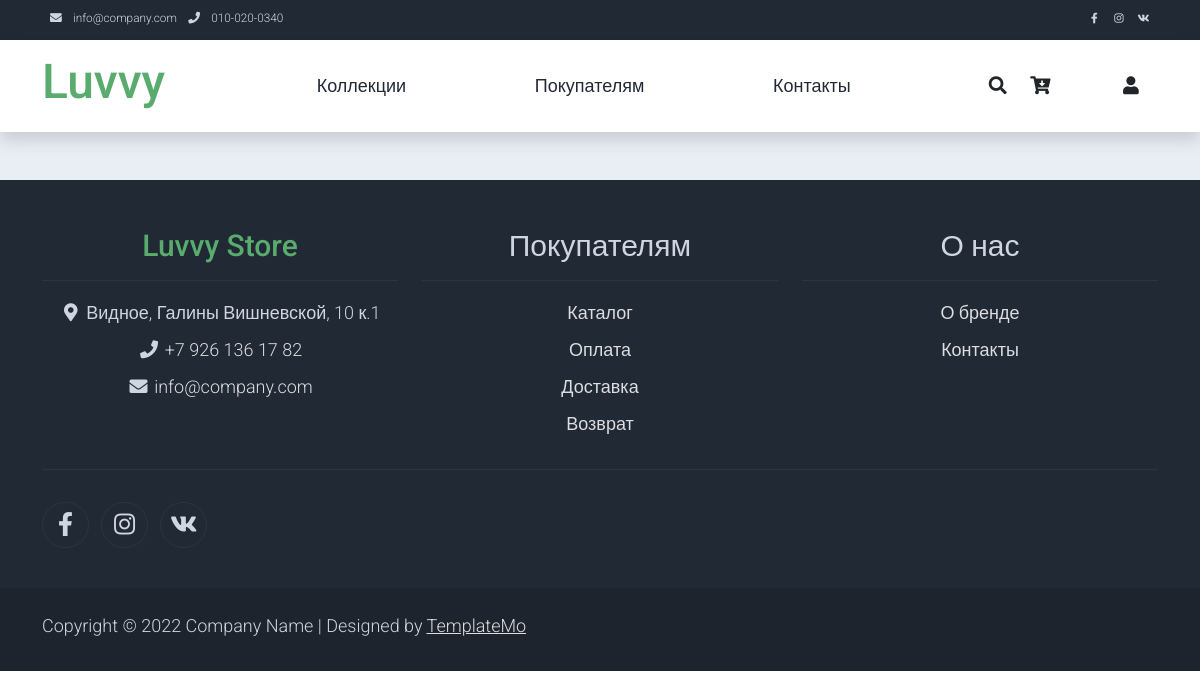
/view_card_add/3, run on an earlier commit of the app's database.
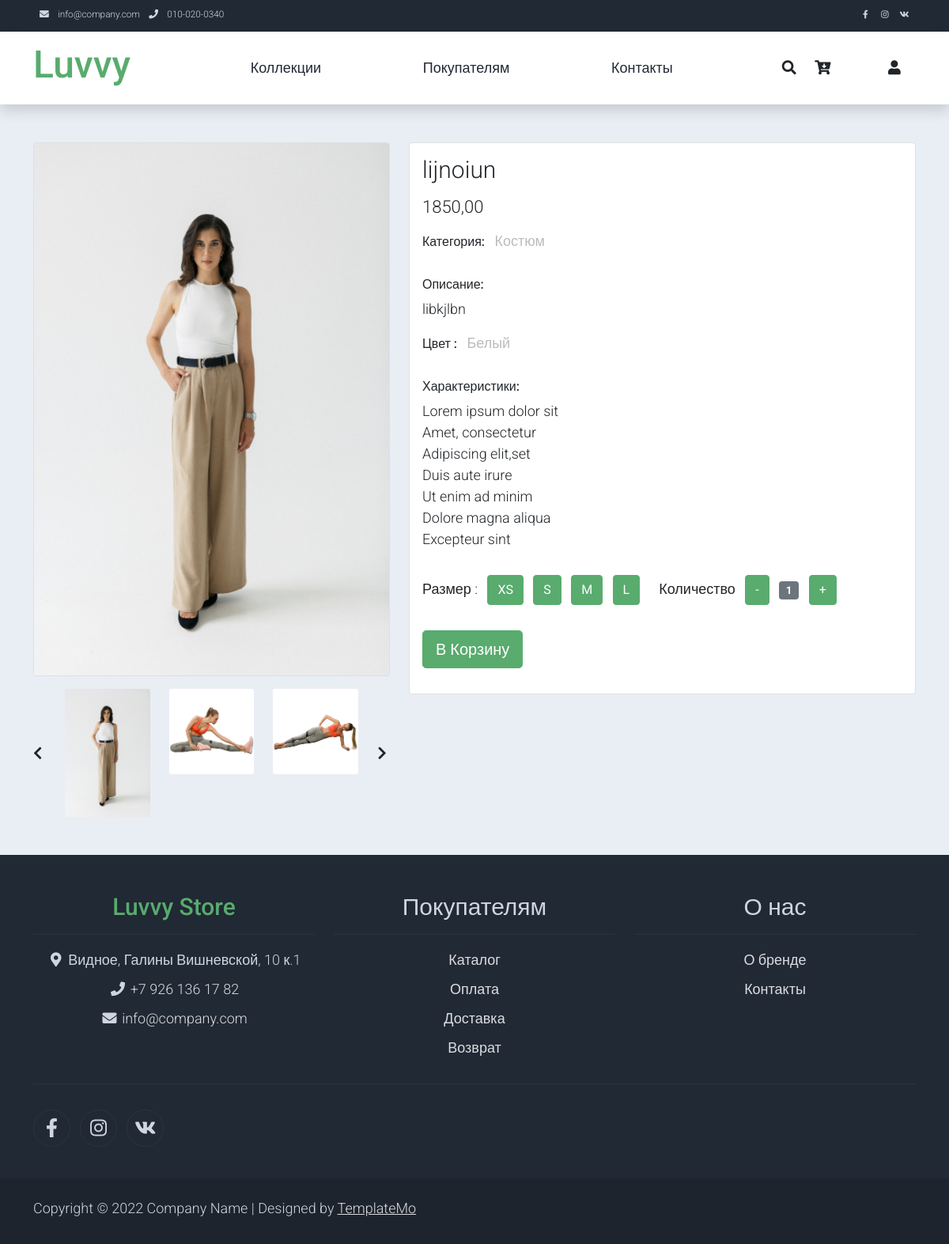
And on a later commit of the database.
### shop_app/models.py (models this page shows, shortened)
class ProductModel(models.Model):
    SHIRT_SIZES = (
        ('XS', 'Extra Small'),
        ('S', 'Small'),
        ('M', 'Medium'),
        ('L', 'Large'),
    )
    COLOUR = (
        ('Белый', 'Белый'),
        ('Черный', 'Черный'),
        ('Бежевый', 'Бежевый'),
    )
    category = models.ForeignKey(CategoryModel, related_name='products', on_delete=models.CASCADE)
    name = models.CharField('Наименование', max_length=50, db_index=True)
    slug = models.SlugField('URL', max_length=50, db_index=True)
    image = models.ImageField('Изображение', upload_to='products/', blank=True)
    description = models.TextField('Описание', blank=True)
    summary = models.TextField('Краткое описание', blank=True)
    specific = models.TextField('Характеристики', max_length=200, blank=True)
    size = models.CharField('Размер', max_length=2, choices=SHIRT_SIZES, blank=True)
    price = models.DecimalField('Цена', max_digits=10, decimal_places=2)
    stock = models.PositiveIntegerField('Запас')
    available = models.BooleanField('Наличие', default=True)
    colour = models.CharField('Цвет', max_length=20, choices=COLOUR, blank=True)
    created = models.DateTimeField('Дата создания', auto_now_add=True)
    updated = models.DateTimeField('Дата обновления', auto_now=True)
    class Meta:
        ordering = ('name',)
        verbose_name = 'Товар'
        verbose_name_plural = 'Товары'

class CategoryModel(models.Model):
    name = models.CharField('Наименование', max_length=50, db_index=True)
    slug = models.SlugField(max_length=50, db_index=True, unique=True)
    class Meta:
        ordering = ('name',)
        verbose_name = 'Категория'
        verbose_name_plural = 'Категории'
    def __str__(self):
        return self.name

### shop_app/views.py (the view)
# urls.py: path('view_card_add/<int:product_id>', view_card_add, name='view_card_add'),
def view_card_add(request, product_id):
    product = ProductModel.objects.filter(id=product_id)
    context = {'products': product}
    return render(request, 'shop_app/prod_view.html', context)

### shop_app/templates/shop_app/prod_view.html (shortened to what the changed rows need)
{% extends 'shop_app/base.html' %}
{% load static %}
{% block product_view %}
    <section class="bg-light">
        <div class="container pb-5">
            <div class="row">
                {% for cards in products %}
                <div class="col-lg-5 mt-5">
                    <div class="card mb-3">
                        <img class="card-img img-fluid" src="{{ cards.image.url }}" alt="Card image cap" id="product-detail">
                    </div>
                    <div class="row">
                        <div class="col-1 align-self-center">
                            <a href="#multi-item-example" role="button" data-bs-slide="prev">
                                <i class="text-dark fas fa-chevron-left"></i>
                            </a>
                        </div>
                        <div id="multi-item-example" class="col-10 carousel slide carousel-multi-item" data-bs-ride="carousel">
                            <div class="carousel-inner product-links-wap" role="listbox">
                                <div class="carousel-item active">
                                    <div class="row">
                                        <div class="col-4">
                                            <a href="#">
                                                <img class="card-img img-fluid" src="{{ cards.image.url }}" alt="Product Image 1">
                                            </a>
                                        </div>
                                        <div class="col-4">
                                            <a href="#">
                                                <img class="card-img img-fluid" src="{% static 'shop_app/img/product_single_02.jpg' %}" alt="Product Image 2">
                                            </a>
                                        </div>
                                        <div class="col-4">
                                            <a href="#">
                                                <img class="card-img img-fluid" src="{% static 'shop_app/img/product_single_03.jpg' %}" alt="Product Image 3">
                                            </a>
                                        </div>
                                    </div>
                                </div>
                            </div>
                        </div>
                        <div class="col-1 align-self-center">
                            <a href="#multi-item-example" role="button" data-bs-slide="next">
                                <i class="text-dark fas fa-chevron-right"></i>
                            </a>
                        </div>
                    </div>
                </div>
                <div class="col-lg-7 mt-5">
                    <div class="card">
                        <div class="card-body">
                            <h1 class="h2">{{ cards.name }}</h1>
                            <p class="h3 py-2">{{ cards.price }}</p>
                            <ul class="list-inline">
                                <li class="list-inline-item">
                                    <h6>Категория:</h6>
                                </li>
                                <li class="list-inline-item">
                                    <p class="text-muted"><strong>{{ cards.category }}</strong></p>
                                </li>
                            </ul>
                            <h6>Описание: </h6>
                            <p>{{ cards.description }}</p>
                            <ul class="list-inline">
                                <li class="list-inline-item">
                                    <h6>Цвет :</h6>
                                </li>
                                <li class="list-inline-item">
                                    <p class="text-muted"><strong>{{ cards.colour }}</strong></p>
                                </li>
                            </ul>
                            <h6>Характеристики:</h6>
                            <ul class="list-unstyled pb-3">
                                <li>Lorem ipsum dolor sit</li>
                                <li>Amet, consectetur</li>
                                <li>Adipiscing elit,set</li>
                                <li>Duis aute irure</li>
                                <li>Ut enim ad minim</li>
                                <li>Dolore magna aliqua</li>
                                <li>Excepteur sint</li>
                            </ul>
                            <form action="" method="GET">
                                <div class="row">
                                    <div class="col-auto">
                                        <ul class="list-inline pb-3">
                                            <li class="list-inline-item">Размер :
                                            </li>
                                            <li class="list-inline-item"><span class="btn btn-success btn-size">XS</span></li>
                                            <li class="list-inline-item"><span class="btn btn-success btn-size">S</span></li>
                                            <li class="list-inline-item"><span class="btn btn-success btn-size">M</span></li>
                                            <li class="list-inline-item"><span class="btn btn-success btn-size">L</span></li>
                                        </ul>
                                    </div>
                                    <div class="col-auto">
                                        <ul class="list-inline pb-3">
                                            <li class="list-inline-item text-right">
                                                Количество
                                            </li>
                                            <li class="list-inline-item"><span class="btn btn-success" id="btn-minus">-</span></li>
                                            <li class="list-inline-item"><span class="badge bg-secondary" id="var-value">1</span></li>
                                            <li class="list-inline-item"><span class="btn btn-success" id="btn-plus">+</span></li>
                                        </ul>
                                    </div>
                                </div>
                                <div class="row pb-3">
                                    <div class="">
                                        <button type="submit" class="btn btn-success btn-lg" name="submit" value="addtocard">В Корзину</button>
                                    </div>
                                </div>
                            </form>
                        </div>
                    </div>
                </div>
                {% endfor %}
            </div>
        </div>
    </section>
{% endblock %}

What changed in the data, as far as the page shows it:
added ProductModel: image (picture), name "lijnoiun", price "1850,00", category "Костюм", description "libkjlbn", colour "Белый"
